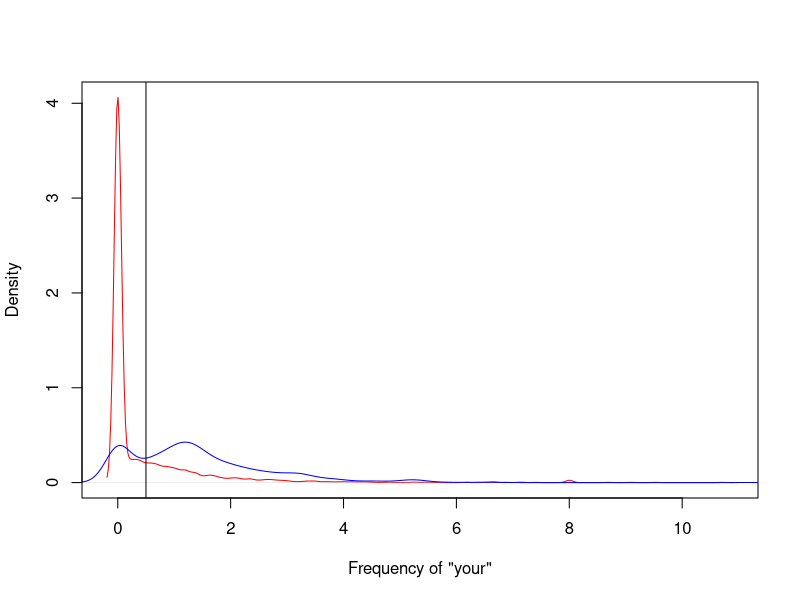
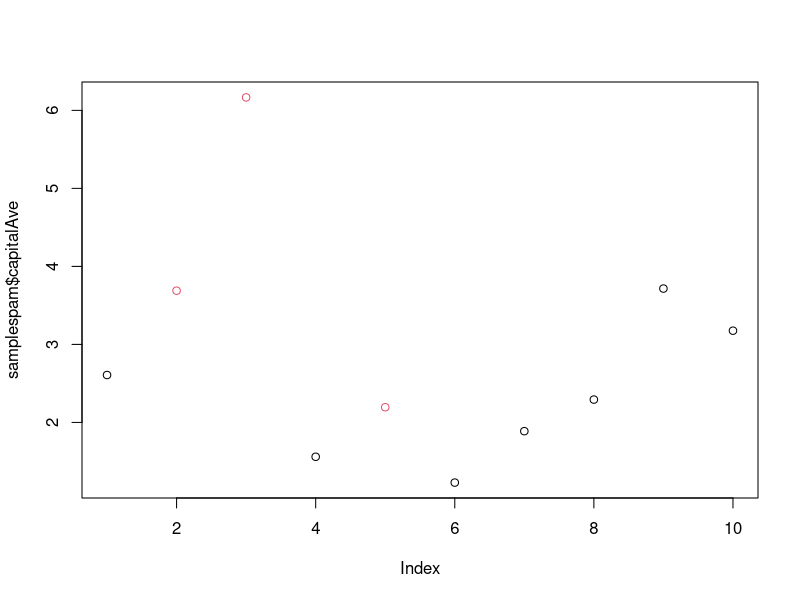
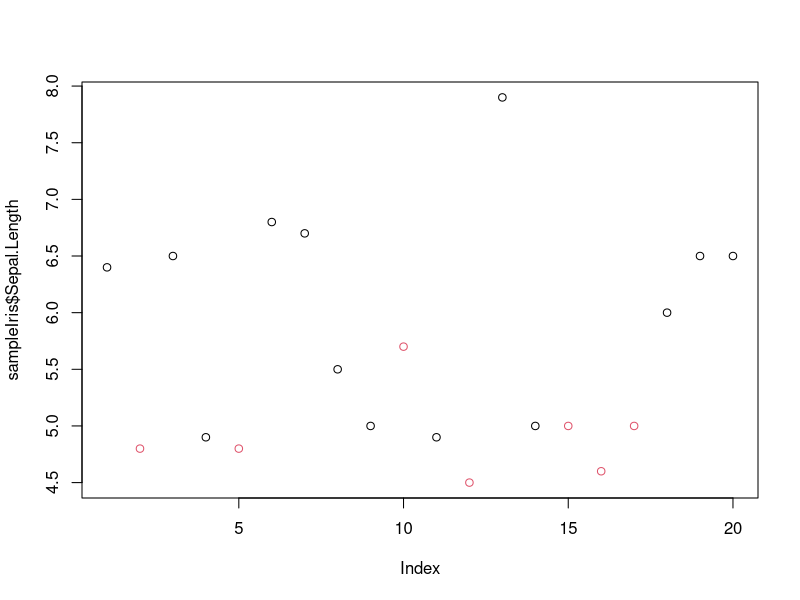
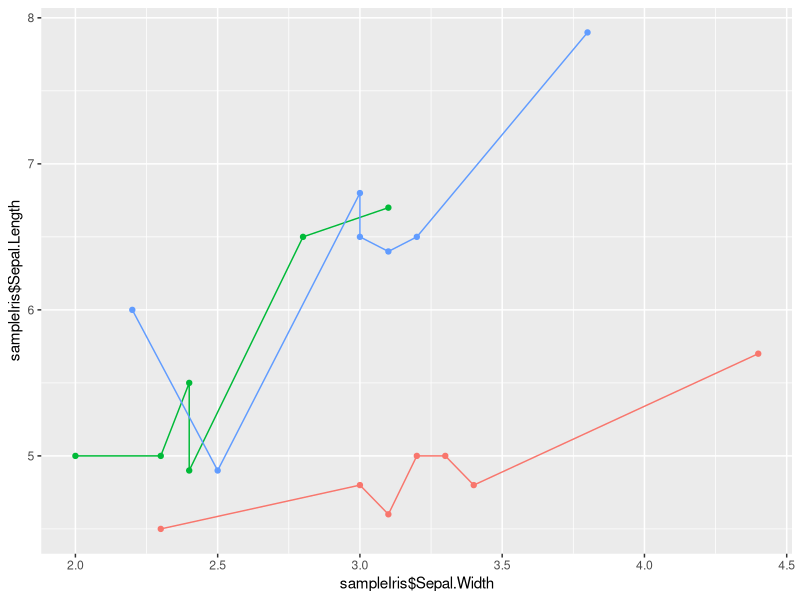

These charts were generated, in order, by the following R code:
library(kernlab)
data(spam)
head(spam)

plot(density(spam$your[spam$type=='nonspam']),col='red',main='',xlab='Frequency of "your"',ylab='Density')
lines(density(spam$your[spam$type=='spam']),col='blue')
abline(v=.5,col='black')

prediction <- ifelse(spam$your>.5, 'spam', 'nonspam')
table(prediction,spam$type)
table(prediction,spam$type)/length(spam$type)


library(kernlab)
data(spam)
set.seed(233)
samplespam <- spam[sample(dim(spam)[1],size = 10),]
sampLabel <- (samplespam$type == 'spam')*1+1
plot(samplespam$capitalAve,col = sampLabel)

# My practice
data(iris)
head(iris)
sampleIris <- iris[sample(dim(iris)[1],size = 20),]
sampleLabel <- (sampleIris$Species=='setosa')+1
plot(sampleIris$Sepal.Length,col = sampleLabel)
library(ggplot2)
ggplot(data=sampleIris,aes(y=sampleIris$Sepal.Length,x=sampleIris$Sepal.Width,colour = factor(sampleIris$Species)))+geom_point()+geom_line()+theme(legend.position = 'none')
